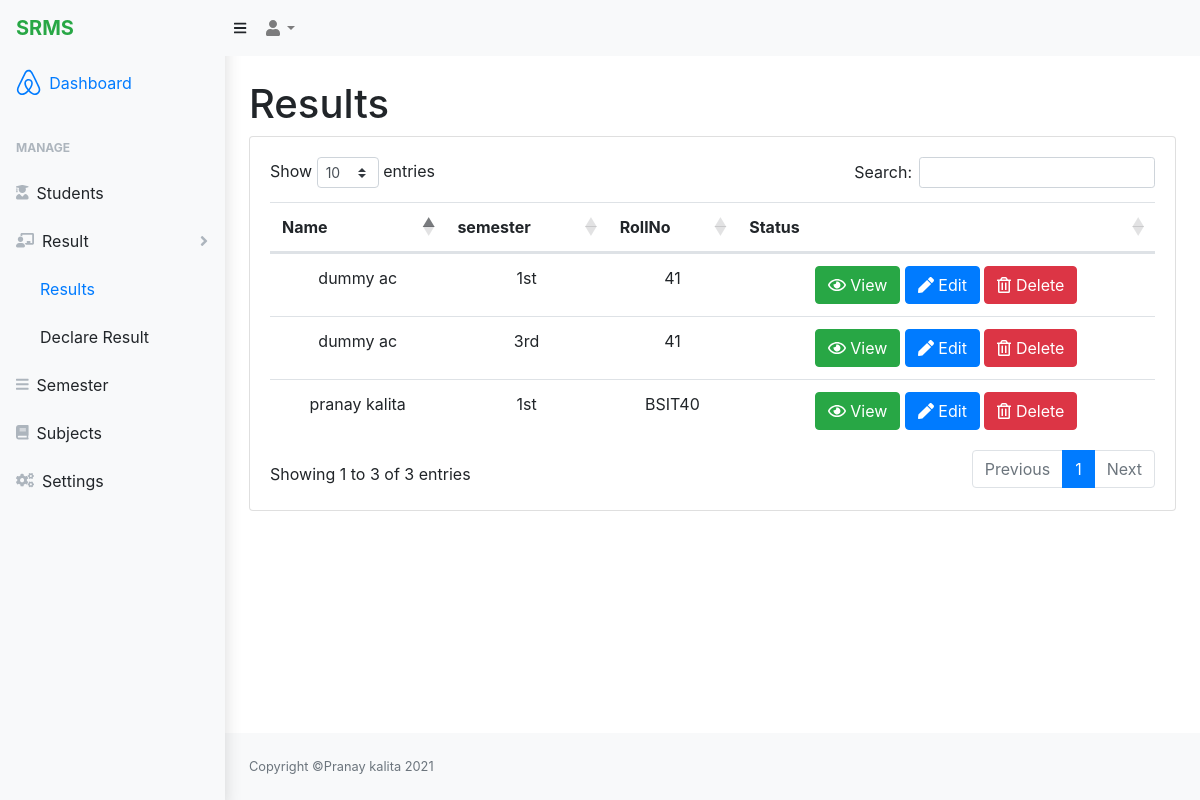
Screenshot of /admin/results.php (signed in) with the database file from the repository.
### tables this page shows
CREATE TABLE `declared_res_tb` (
  `id` int(11) NOT NULL,
  `sname` varchar(255) NOT NULL,
  `sroll` varchar(255) NOT NULL,
  `ssemester` varchar(255) NOT NULL,
  `marksdata` mediumtext NOT NULL
);

### admin/results.php (the view, shortened to what this page needs)
<?Php include('common/sidenav.php');
?>
            <div id="layoutSidenav_content">
                <main>
                    <div class="container-fluid">
                        <h1 class="mt-4">Results</h1>
                        <div class="card mb-4">
                            <div class="card-body">
                                <div class="table-responsive">
                                    <table class="table text-center" id="dataTable" width="100%" cellspacing="0">
                                        <thead>
                                            <tr>
                                                <th>Name</th>
                                                <th>semester</th>
                                                <th>RollNo</th>
                                                <th>Status</th>
                                            </tr>
                                        </thead>
                                        <tbody>
                                        <?php
                                        $query = "SELECT * FROM `declared_res_tb`";
                                        $data = $conn->query($query);
                                        while($row = $data->fetch_assoc())
                                        {
                                            echo '
                                            <tr>
                                                <td>'.$row["sname"].'</td>
                                                <td>'.$row["ssemester"].'</td>
                                                <td>'.$row["sroll"].'</td>
                                                <td>
                                                    <form action="viewresult.php" method="post" class="d-inline">
                                                    <input type="hidden" name="id" value='.$row["id"].'>
                                                    <button type="submit" class="btn btn-success" name="view" >
                                                    <i class="far fa-eye"></i> View</button>
                                                    </form>
                                                    <form action="updateresult.php" method="post" class="d-inline">
                                                    <input type="hidden" name="id" value='.$row["id"].'>
                                                    <button type="submit" class="btn btn-primary" name="edit" >
                                                    <i class="fa fa-pen"></i> Edit</button>
                                                    </form>
                                                    <form action="" method="post"  class="d-inline">
                                                    <input type="hidden" name="id" value='.$row["id"].'>
                                                    <button type="submit" class="btn btn-danger" name="delete" >
                                                    <i class="far fa-trash-alt"></i> Delete</button>
                                                    </form>
                                                </td>
                                            </tr>
                                            ';
                                        }
                                        ?>
                                        </tbody>
                                    </table>
                                </div>
                            </div>
                        </div>
                    </div>
                </main>
                <?Php include('common/bottom.php') ?>

### rows the page displays
declared_res_tb: sname "pranay kalita", ssemester "1st", sroll "BSIT40"
declared_res_tb: sname "dummy ac", ssemester "1st", sroll "41"
declared_res_tb: sname "dummy ac", ssemester "3rd", sroll "41"
